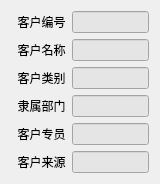
   <widget class="QWidget" name="formLayoutWidget_8">
    <property name="geometry">
     <rect>
      <x>660</x>
      <y>10</y>
      <width>160</width>
      <height>161</height>
     </rect>
    </property>
    <layout class="QFormLayout" name="formLayout7">
     <property name="fieldGrowthPolicy">
      <enum>QFormLayout::AllNonFixedFieldsGrow</enum>
     </property>
     <item row="0" column="0">
      <widget class="QLabel" name="label">
       <property name="text">
        <string>  客户编号</string>
       </property>
      </widget>
     </item>
     <item row="0" column="1">
      <widget class="QLineEdit" name="edtCustomerID">
       <property name="styleSheet">
        <string>background-color: rgb(229, 229, 229);
border-image: url();</string>
       </property>
       <property name="readOnly">
        <bool>true</bool>
       </property>
      </widget>
     </item>
     <item row="1" column="0">
      <widget class="QLabel" name="label_2">
       <property name="text">
        <string>  客户名称</string>
       </property>
      </widget>
     </item>
     <item row="1" column="1">
      <widget class="QLineEdit" name="edtName">
       <property name="styleSheet">
        <string notr="true">background-color: rgb(229, 229, 229);
border-image: url();</string>
       </property>
       <property name="readOnly">
        <bool>true</bool>
       </property>
      </widget>
     </item>
     <item row="2" column="0">
      <widget class="QLabel" name="label_3">
       <property name="text">
        <string>  客户类别</string>
       </property>
      </widget>
     </item>
     <item row="2" column="1">
      <widget class="QLineEdit" name="edtCustomerCategory">
       <property name="styleSheet">
        <string notr="true">background-color: rgb(229, 229, 229);
border-image: url();</string>
       </property>
       <property name="readOnly">
        <bool>true</bool>
       </property>
      </widget>
     </item>
     <item row="3" column="0">
      <widget class="QLabel" name="label_4">
       <property name="text">
        <string>  隶属部门</string>
       </property>
      </widget>
     </item>
     <item row="3" column="1">
      <widget class="QLineEdit" name="edtDepartment">
       <property name="styleSheet">
        <string notr="true">background-color: rgb(229, 229, 229);
border-image: url();</string>
       </property>
       <property name="readOnly">
        <bool>true</bool>
       </property>
      </widget>
     </item>
     <item row="4" column="0">
      <widget class="QLabel" name="label_5">
       <property name="text">
        <string>  客户专员</string>
       </property>
      </widget>
     </item>
     <item row="4" column="1">
      <widget class="QLineEdit" name="edtAccountExecutive">
       <property name="styleSheet">
        <string notr="true">background-color: rgb(229, 229, 229);
border-image: url();</string>
       </property>
       <property name="readOnly">
        <bool>true</bool>
       </property>
      </widget>
     </item>
     <item row="5" column="0">
      <widget class="QLabel" name="label_6">
       <property name="text">
        <string>  客户来源</string>
       </property>
      </widget>
     </item>
     <item row="5" column="1">
      <widget class="QLineEdit" name="edtCustomerSource">
       <property name="styleSheet">
        <string notr="true">background-color: rgb(229, 229, 229);
border-image: url();</string>
       </property>
       <property name="readOnly">
        <bool>true</bool>
       </property>
      </widget>
     </item>
    </layout>
   </widget>
